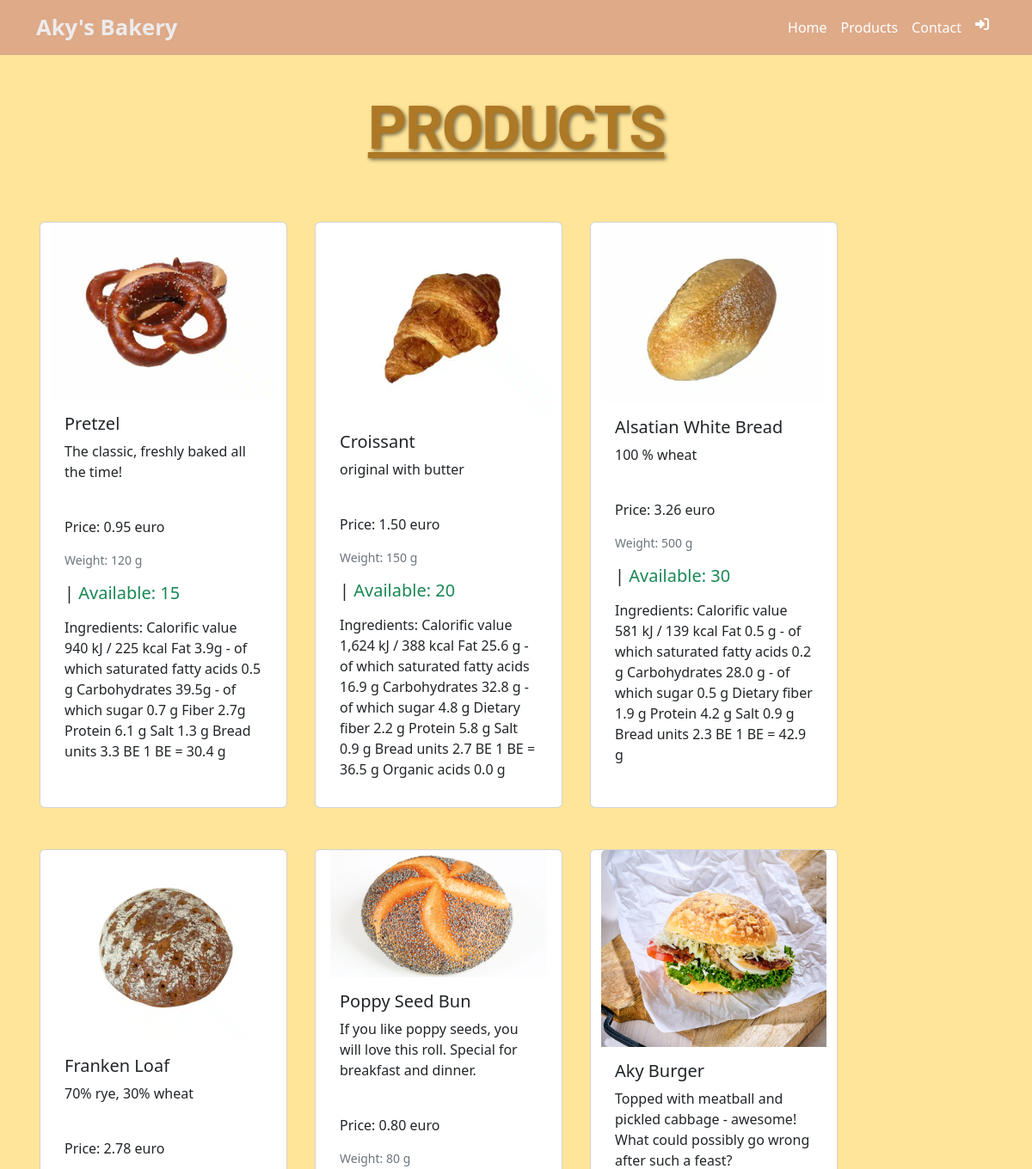
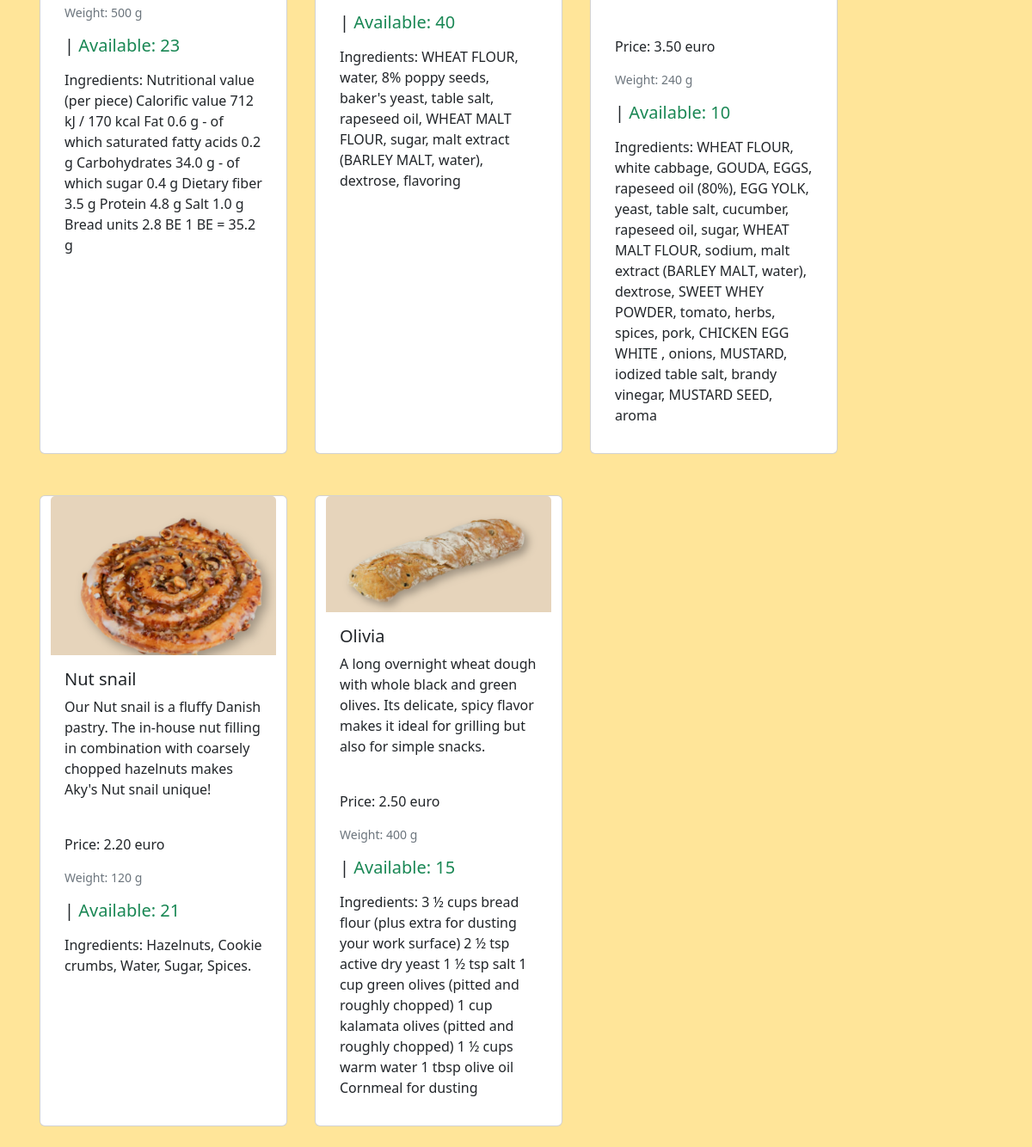
Screenshot of /products/ with the database file from the repository (2 pictures, top to bottom).
### app_bakerystore/models.py (models this page shows, shortened)
class Product(models.Model):
    name = models.CharField(max_length=100)
    description = models.TextField()
    price = models.DecimalField(max_digits=10, decimal_places=2)
    image = models.ImageField(upload_to='product_images/', null=True, blank=True)
    available_quantity = models.PositiveIntegerField(default=0)
    ingredients = models.TextField(null=True)
    weight_grams = models.PositiveIntegerField(default=0)

### app_bakerystore/views.py (the view)
# urls.py: path('products/', ProductListView.as_view(), name='products'),
class ProductListView(ListView): # class with the help of which we display a list of objects
    model = Product
    template_name = 'app_bakerystore/products.html'
    def get_context_data(self, **kwargs): # method by which we provide additional data to the template, products.html page
        context = super().get_context_data(**kwargs)
        context['products'] = context['object_list']
        return context

### app_bakerystore/templates/app_bakerystore/products.html (shortened to what this page needs)
{% extends "app_bakerystore/base.html" %}
{% block content %}
    <div class="container">
    <h2 style="text-align: center;
                font-size: 70px;
                font-weight: 700;
                text-transform: uppercase;
                font-style: normal;
                text-decoration: underline;
                line-height: 1em;
                letter-spacing: -2px;
                margin-top: 50px;
                margin-bottom: 50px;
                color: #ad7926;
                text-shadow: 2px 2px 4px rgba(0, 0, 0, 0.5);
                font-family: 'Roboto', sans-serif;
                ">
        Products
    </h2>
</div>
        <div class="row">
            {% for product in product_list %}
            <div class="card mx-3 my-4" style="width: 18rem;">
                  <img src="{{ product.image.url }}" class="card-img-top img-fluid" alt="{{ product.name }} Image">
                  <div class="card-body">
                    <h5 class="card-title">{{ product.name }} </h5>
                    <p class="card-text"> {{product.description}} </p><br>
                      <p class="card-text">Price: {{ product.price }} euro </p>
                      <p class="card-text"><small class="text-muted">Weight: {{ product.weight_grams }} g</small></p>
                      <h5 class="card-title"> | <span class="text-success">Available: {{product.available_quantity}}</span></h5>
                      <p class="card-text"><p>Ingredients: {{product.ingredients}}</p>
                  </div>
                </div>
            {% endfor %}
        </div>
    </div>
{% endblock %}

### app_bakerystore/templates/app_bakerystore/base.html (shortened to what this page needs)
{% load static %}
<html lang="en">
<head>
    <link rel="stylesheet" href="https://cdn.jsdelivr.net/npm/bootstrap@5.2.3/dist/css/bootstrap.min.css">
    <link rel="stylesheet" href="https://cdnjs.cloudflare.com/ajax/libs/font-awesome/6.1.0/css/all.min.css">
    <link rel="stylesheet" type="text/css" href="{% static 'css/base.css' %}"/>
</head>
<body>
    {% include "app_bakerystore/navbar.html" %}
    <div class="container">
        {% block content %}{% endblock %}
</body>
</html>

### app_bakerystore/templates/app_bakerystore/navbar.html (shortened to what this page needs)
{% block navbar %}
<nav class="navbar navbar-expand-lg navbar-light bg-light">
  <div class="container-fluid container">
    <a class="navbar-brand brand-logo" href="/">Aky's Bakery</a>
    <div class="d-flex">
      <div class="collapse navbar-collapse" id="navbarNavAltMarkup">
        <div class="navbar-nav">
          <a class="nav-link active" aria-current="page" href="/">Home</a>
          <a class="nav-link active" aria-current="page" href="{% url 'app_bakerystore:products' %}">Products</a>
          <a class="nav-link active" aria-current="page" href="{% url 'app_bakerystore:contact' %}">Contact</a>
          {% if user.is_authenticated %}
            <a class="nav-link" href="#" title="Logout"> Hi, {{user.username}}
              <i class="fas fa-user"></i>
            </a>
            <form class="nav-link" action="{% url 'account:logout' %}" method="POST">
              {% csrf_token %}
              <button class="logout-button" type="submit">
                <i class="fas fa-sign-out-alt"></i>
              </button>
            </form>
            <a class="nav-link" href="{% url 'app_bakerystore:cart' %}" title="Cart">
              <i class="fa-solid fa-shopping-cart"></i>
            </a>
          {% else %}
            <a class="nav-link" href="{% url 'account:login' %}" title="Login">
              <i class="fa-solid fa-sign-in-alt"></i>
            </a>
          {% endif %}
        </div>
      </div>
    </div>
  </div>
</nav>
{% endblock %}

### static/css/base.css (style rules this page uses)
body { background-color: #ffe599; }
.navbar { background-color: rgb(222, 170, 136, 1) ! important; }
.brand-logo { color: #ececed; font-size: 1.6em; font-weight: bold; }
a.nav-link { color: #fff!important; }

### rows the page displays
Product: image (picture), name "Pretzel", description "The classic, freshly baked all the time!", price "0.95", weight_grams "120", available_quantity "15", ingredients "Calorific value 940 kJ / 225 kcal Fat 3.9g - of which saturated fatty acids 0.5 g Carbohydrates 39.5g - of which sugar 0.7 g Fiber 2.7g Protein 6.1 g Salt 1.3 g Bread units 3.3 BE 1 BE = 30.4 g"
Product: image (picture), name "Croissant", description "original with butter", price "1.50", weight_grams "150", available_quantity "20", ingredients "Calorific value 1,624 kJ / 388 kcal Fat 25.6 g - of which saturated fatty acids 16.9 g Carbohydrates 32.8 g - of which sugar 4.8 g Dietary fiber 2.2 g Protein 5.8 g Salt 0.9 g Bread units 2.7 BE 1 BE = 36.5 g Organic acids 0.0 g"
Product: image (picture), name "Alsatian White Bread", description "100 % wheat", price "3.26", weight_grams "500", available_quantity "30", ingredients "Calorific value 581 kJ / 139 kcal Fat 0.5 g - of which saturated fatty acids 0.2 g Carbohydrates 28.0 g - of which sugar 0.5 g Dietary fiber 1.9 g Protein 4.2 g Salt 0.9 g Bread units 2.3 BE 1 BE = 42.9 g"
Product: image (picture), name "Franken Loaf", description "70% rye, 30% wheat", price "2.78", weight_grams "500", available_quantity "23", ingredients "Nutritional value (per piece) Calorific value 712 kJ / 170 kcal Fat 0.6 g - of which saturated fatty acids 0.2 g Carbohydrates 34.0 g - of which sugar 0.4 g Dietary fiber 3.5 g Protein 4.8 g Salt 1.0 g Bread units 2.8 BE 1 BE = 35.2 g"
Product: image (picture), name "Poppy Seed Bun", description "If you like poppy seeds, you will love this roll. Special for breakfast and dinner.", price "0.80", weight_grams "80", available_quantity "40", ingredients "WHEAT FLOUR, water, 8% poppy seeds, baker's yeast, table salt, rapeseed oil, WHEAT MALT FLOUR, sugar, malt extract (BARLEY MALT, water), dextrose, flavoring"
Product: image (picture), name "Aky Burger", description "Topped with meatball and pickled cabbage - awesome! What could possibly go wrong after such a feast?", price "3.50", weight_grams "240", available_quantity "10", ingredients "WHEAT FLOUR, white cabbage, GOUDA, EGGS, rapeseed oil (80%), EGG YOLK, yeast, table salt, cucumber, rapeseed oil, sugar, WHEAT MALT FLOUR, sodium, malt extract (BARLEY MALT, water), dextrose, SWEET WHEY POWDER, tomato, herbs, spices, pork, CHICKEN EGG WHITE , onions, MUSTARD, iodized table salt, brandy vinegar, MUSTARD SEED, aroma"
Product: image (picture), name "Nut snail", description "Our Nut snail is a fluffy Danish pastry. The in-house nut filling in combination with coarsely chopped hazelnuts makes Aky's Nut snail unique!", price "2.20", weight_grams "120", available_quantity "21", ingredients "Hazelnuts, Cookie crumbs, Water, Sugar, Spices."
Product: image (picture), name "Olivia", description "A long overnight wheat dough with whole black and green olives. Its delicate, spicy flavor makes it ideal for grilling but also for simple snacks.", price "2.50", weight_grams "400", available_quantity "15", ingredients "3 ½ cups bread flour (plus extra for dusting your work surface) 2 ½ tsp active dry yeast 1 ½ tsp salt 1 cup green olives (pitted and roughly chopped) 1 cup kalamata olives (pitted and roughly chopped) 1 ½ cups warm water 1 tbsp olive oil Cornmeal for dusting"
